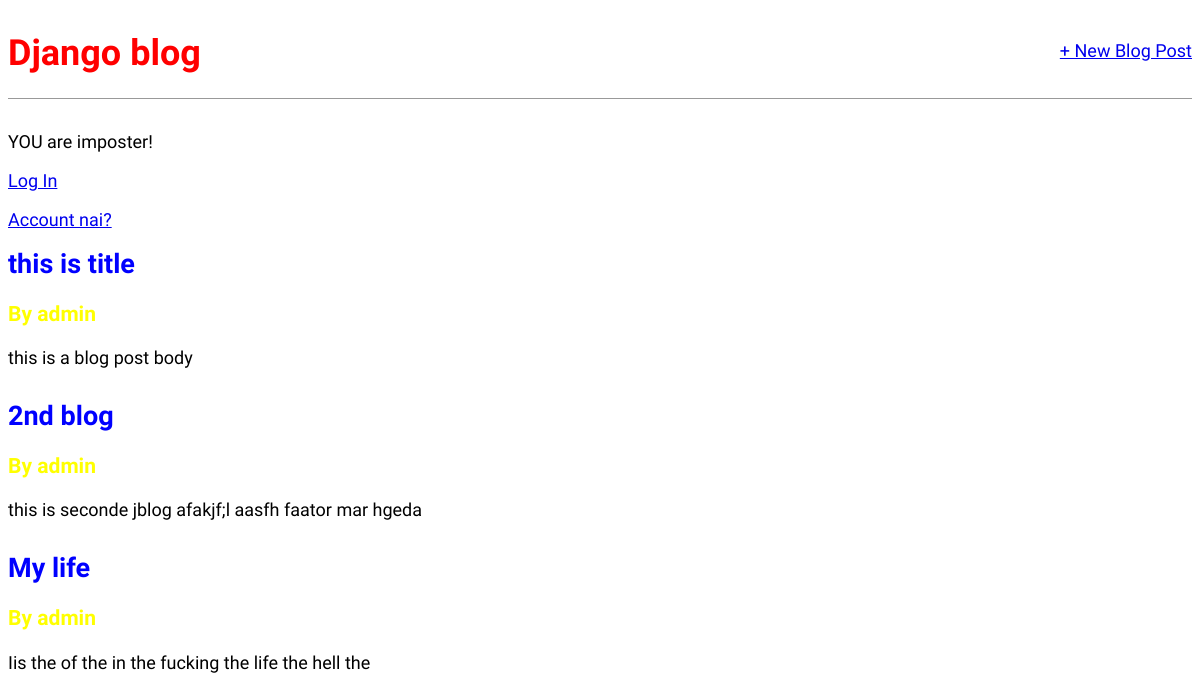
The app's page /, older data.
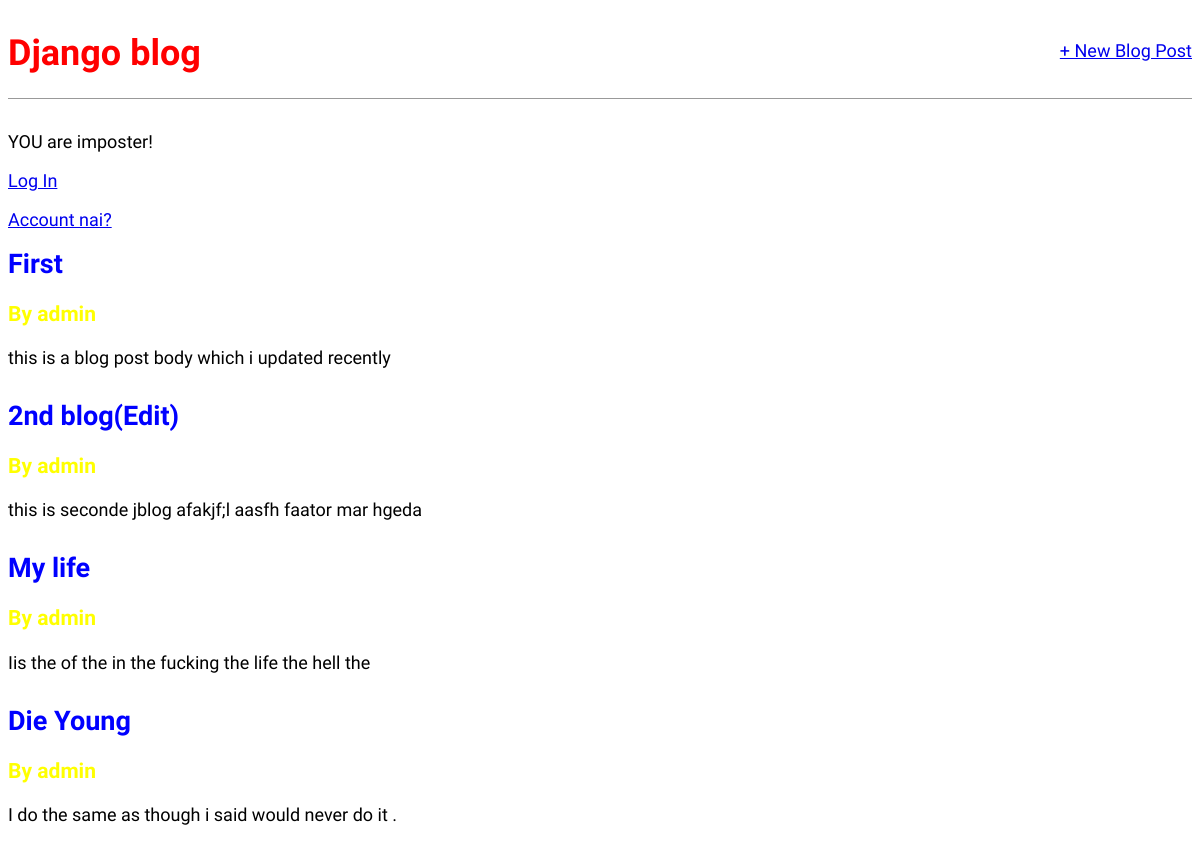
The same page, newer data.
### blog/models.py (models this page shows, shortened)
class Post(models.Model):
    title= models.CharField(max_length=50)
    author= models.ForeignKey(
        'auth.User',
        on_delete=models.CASCADE,
    )
    body= models.TextField()

### blog/views.py (the view)
# urls.py: path('',BlogListView.as_view(),name='home'),
class BlogListView(ListView):
    model= Post
    template_name= 'home.html'

### blog/templates/home.html
{% extends 'base.html'%}
{% block content %}
{% for post in object_list %}
<div class="post-entry">
    <h2><a href="{% url 'post_detail' post.pk %}">{{ post.title }}</a><h3 style="color:yellow;text-decoration: dotted;">By {{ post.author }}</h3></h2>
    <p>{{ post.body }}</p>
</div>
{% endfor %}
{% endblock content %}

Row changes from the older to the newer data that the page shows:
changed Post: title "this is title" → "First"; body "this is a blog post body" → "this is a blog post body which i updated recently"
changed Post "this is seconde jblog afakjf;l aasfh faator mar hgeda": title "2nd blog" → "2nd blog(Edit)"
added Post: title "Die Young", author "admin", body "I do the same as though i said would never do it ."
